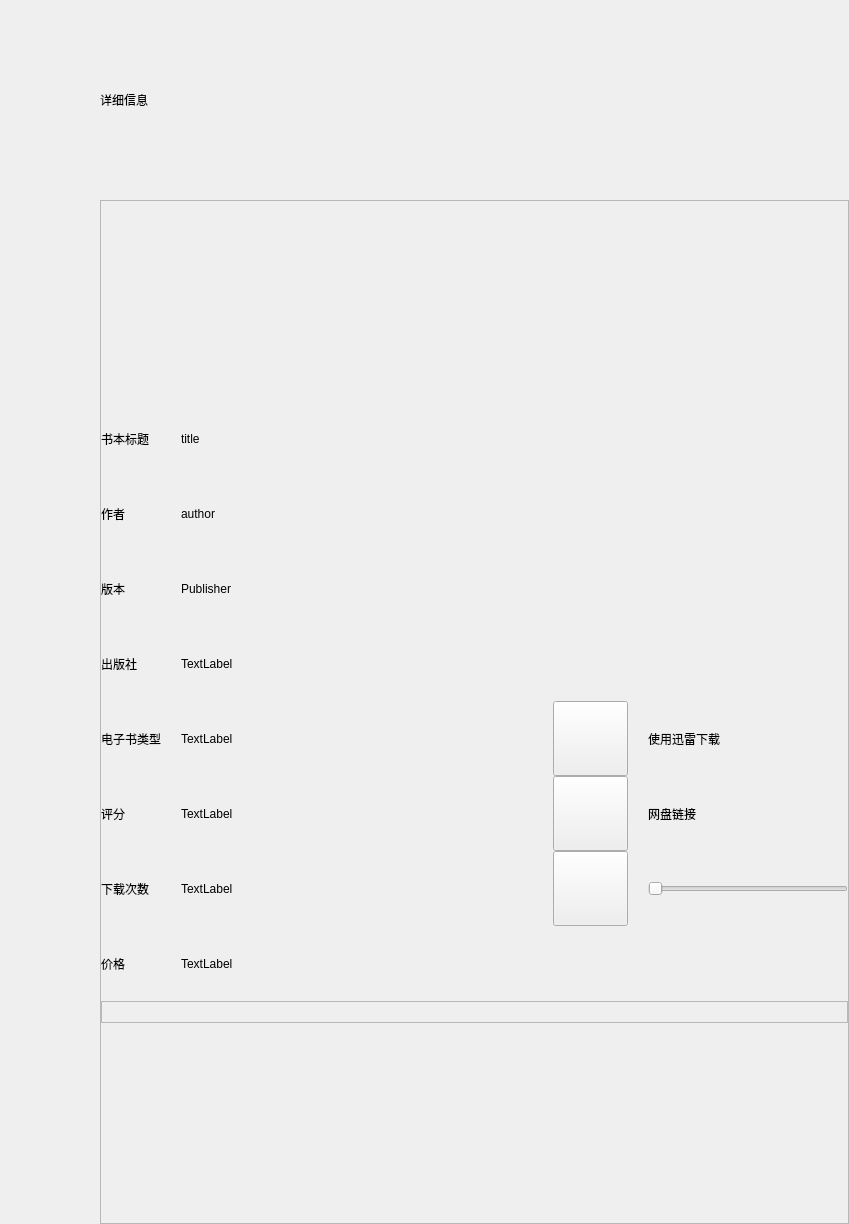
               <widget class="QWidget" name="download">
                <layout class="QGridLayout" name="gridLayout_6">
                 <property name="leftMargin">
                  <number>0</number>
                 </property>
                 <property name="topMargin">
                  <number>0</number>
                 </property>
                 <property name="rightMargin">
                  <number>0</number>
                 </property>
                 <property name="bottomMargin">
                  <number>0</number>
                 </property>
                 <property name="spacing">
                  <number>0</number>
                 </property>
                 <item row="0" column="0">
                  <spacer name="horizontalSpacer_4">
                   <property name="orientation">
                    <enum>Qt::Horizontal</enum>
                   </property>
                   <property name="sizeType">
                    <enum>QSizePolicy::Fixed</enum>
                   </property>
                   <property name="sizeHint" stdset="0">
                    <size>
                     <width>100</width>
                     <height>20</height>
                    </size>
                   </property>
                  </spacer>
                 </item>
                 <item row="0" column="1">
                  <widget class="QLabel" name="detail_title">
                   <property name="sizePolicy">
                    <sizepolicy hsizetype="Expanding" vsizetype="Maximum">
                     <horstretch>0</horstretch>
                     <verstretch>0</verstretch>
                    </sizepolicy>
                   </property>
                   <property name="minimumSize">
                    <size>
                     <width>300</width>
                     <height>200</height>
                    </size>
                   </property>
                   <property name="text">
                    <string>详细信息</string>
                   </property>
                  </widget>
                 </item>
                 <item row="2" column="1" rowspan="2">
                  <widget class="QFrame" name="detail">
                   <property name="frameShape">
                    <enum>QFrame::StyledPanel</enum>
                   </property>
                   <property name="frameShadow">
                    <enum>QFrame::Raised</enum>
                   </property>
                   <layout class="QGridLayout" name="gridLayout_14">
                    <property name="leftMargin">
                     <number>0</number>
                    </property>
                    <property name="topMargin">
                     <number>0</number>
                    </property>
                    <property name="rightMargin">
                     <number>0</number>
                    </property>
                    <property name="bottomMargin">
                     <number>0</number>
                    </property>
                    <property name="spacing">
                     <number>0</number>
                    </property>
                    <item row="2" column="0">
                     <spacer name="verticalSpacer_11">
                      <property name="orientation">
                       <enum>Qt::Vertical</enum>
                      </property>
                      <property name="sizeType">
                       <enum>QSizePolicy::Fixed</enum>
                      </property>
                      <property name="sizeHint" stdset="0">
                       <size>
                        <width>20</width>
                        <height>200</height>
                       </size>
                      </property>
                     </spacer>
                    </item>
                    <item row="0" column="0">
                     <layout class="QGridLayout" name="gridLayout_13">
                      <property name="horizontalSpacing">
                       <number>20</number>
                      </property>
                      <property name="verticalSpacing">
                       <number>0</number>
                      </property>
                      <item row="8" column="3">
                       <widget class="QPushButton" name="btn_rating">
                        <property name="sizePolicy">
                         <sizepolicy hsizetype="Fixed" vsizetype="Fixed">
                          <horstretch>0</horstretch>
                          <verstretch>0</verstretch>
                         </sizepolicy>
                        </property>
                        <property name="minimumSize">
                         <size>
                          <width>75</width>
                          <height>75</height>
                         </size>
                        </property>
                        <property name="text">
                         <string/>
                        </property>
                        <property name="icon">
                         <iconset resource="source.qrc">
                          <normaloff>:/pic/icons/rate.png</normaloff>:/pic/icons/rate.png</iconset>
                        </property>
                        <property name="iconSize">
                         <size>
                          <width>50</width>
                          <height>50</height>
                         </size>
                        </property>
                       </widget>
                      </item>
                      <item row="8" column="4">
                       <widget class="QSlider" name="ratingslider">
                        <property name="sizePolicy">
                         <sizepolicy hsizetype="Fixed" vsizetype="Fixed">
                          <horstretch>0</horstretch>
                          <verstretch>0</verstretch>
                         </sizepolicy>
                        </property>
                        <property name="minimumSize">
                         <size>
                          <width>200</width>
                          <height>0</height>
                         </size>
                        </property>
                        <property name="maximum">
                         <number>500</number>
                        </property>
                        <property name="singleStep">
                         <number>10</number>
                        </property>
                        <property name="orientation">
                         <enum>Qt::Horizontal</enum>
                        </property>
                       </widget>
                      </item>
                      <item row="6" column="4">
                       <widget class="QLabel" name="lab_thunder">
                        <property name="text">
                         <string>使用迅雷下载</string>
                        </property>
                       </widget>
                      </item>
                      <item row="6" column="3">
                       <widget class="QPushButton" name="btn_thunder">
                        <property name="sizePolicy">
                         <sizepolicy hsizetype="Fixed" vsizetype="Fixed">
                          <horstretch>0</horstretch>
                          <verstretch>0</verstretch>
                         </sizepolicy>
                        </property>
                        <property name="minimumSize">
                         <size>
                          <width>75</width>
                          <height>75</height>
                         </size>
                        </property>
                        <property name="text">
                         <string/>
                        </property>
                        <property name="icon">
                         <iconset resource="source.qrc">
                          <normaloff>:/pic/icons/thunder.png</normaloff>:/pic/icons/thunder.png</iconset>
                        </property>
                        <property name="iconSize">
                         <size>
                          <width>50</width>
                          <height>50</height>
                         </size>
                        </property>
                       </widget>
                      </item>
                      <item row="2" column="0">
                       <widget class="QLabel" name="labtitle">
                        <property name="sizePolicy">
                         <sizepolicy hsizetype="Preferred" vsizetype="Fixed">
                          <horstretch>0</horstretch>
                          <verstretch>0</verstretch>
                         </sizepolicy>
                        </property>
                        <property name="minimumSize">
                         <size>
                          <width>0</width>
                          <height>75</height>
                         </size>
                        </property>
                        <property name="text">
                         <string>书本标题</string>
                        </property>
                       </widget>
                      </item>
                      <item row="4" column="0">
                       <widget class="QLabel" name="labedition">
                        <property name="sizePolicy">
                         <sizepolicy hsizetype="Preferred" vsizetype="Fixed">
                          <horstretch>0</horstretch>
                          <verstretch>0</verstretch>
                         </sizepolicy>
                        </property>
                        <property name="minimumSize">
                         <size>
                          <width>0</width>
                          <height>75</height>
                         </size>
                        </property>
                        <property name="text">
                         <string>版本</string>
                        </property>
                       </widget>
                      </item>
                      <item row="3" column="1">
                       <widget class="QLabel" name="lab_author">
                        <property name="text">
                         <string>author</string>
                        </property>
                       </widget>
                      </item>
                      <item row="3" column="0">
                       <widget class="QLabel" name="labauthor">
                        <property name="sizePolicy">
                         <sizepolicy hsizetype="Preferred" vsizetype="Fixed">
                          <horstretch>0</horstretch>
                          <verstretch>0</verstretch>
                         </sizepolicy>
                        </property>
                        <property name="minimumSize">
                         <size>
                          <width>0</width>
                          <height>75</height>
                         </size>
                        </property>
                        <property name="text">
                         <string>作者</string>
                        </property>
                       </widget>
                      </item>
                      <item row="7" column="1">
                       <widget class="QLabel" name="lab_rating">
                        <property name="text">
                         <string>TextLabel</string>
                        </property>
                       </widget>
                      </item>
                      <item row="4" column="1">
                       <widget class="QLabel" name="lab_edition">
                        <property name="text">
                         <string>Publisher</string>
                        </property>
                       </widget>
                      </item>
                      <item row="7" column="4">
                       <widget class="QLabel" name="lab_url">
                        <property name="text">
                         <string>网盘链接</string>
                        </property>
                       </widget>
                      </item>
                      <item row="8" column="0">
                       <widget class="QLabel" name="labdnld">
                        <property name="sizePolicy">
                         <sizepolicy hsizetype="Preferred" vsizetype="Fixed">
                          <horstretch>0</horstretch>
                          <verstretch>0</verstretch>
                         </sizepolicy>
                        </property>
                        <property name="minimumSize">
                         <size>
                          <width>0</width>
                          <height>75</height>
                         </size>
                        </property>
                        <property name="text">
                         <string>下载次数</string>
                        </property>
                       </widget>
                      </item>
                      <item row="6" column="1">
                       <widget class="QLabel" name="lab_etype">
                        <property name="text">
                         <string>TextLabel</string>
                        </property>
                       </widget>
                      </item>
                      <item row="0" column="1">
                       <spacer name="verticalSpacer_13">
                        <property name="orientation">
                         <enum>Qt::Vertical</enum>
                        </property>
                        <property name="sizeType">
                         <enum>QSizePolicy::Fixed</enum>
                        </property>
                        <property name="sizeHint" stdset="0">
                         <size>
                          <width>20</width>
                          <height>200</height>
                         </size>
                        </property>
                       </spacer>
                      </item>
                      <item row="5" column="0">
                       <widget class="QLabel" name="labpublisher">
                        <property name="sizePolicy">
                         <sizepolicy hsizetype="Preferred" vsizetype="Fixed">
                          <horstretch>0</horstretch>
                          <verstretch>0</verstretch>
                         </sizepolicy>
                        </property>
                        <property name="minimumSize">
                         <size>
                          <width>0</width>
                          <height>75</height>
                         </size>
                        </property>
                        <property name="text">
                         <string>出版社</string>
                        </property>
                       </widget>
                      </item>
                      <item row="7" column="3">
                       <widget class="QPushButton" name="btn_url">
                        <property name="sizePolicy">
                         <sizepolicy hsizetype="Fixed" vsizetype="Fixed">
                          <horstretch>0</horstretch>
                          <verstretch>0</verstretch>
                         </sizepolicy>
                        </property>
                        <property name="minimumSize">
                         <size>
                          <width>75</width>
                          <height>75</height>
                         </size>
                        </property>
                        <property name="text">
                         <string/>
                        </property>
                        <property name="icon">
                         <iconset resource="source.qrc">
                          <normaloff>:/pic/icons/web.png</normaloff>:/pic/icons/web.png</iconset>
                        </property>
                        <property name="iconSize">
                         <size>
                          <width>50</width>
                          <height>50</height>
                         </size>
                        </property>
                       </widget>
                      </item>
                      <item row="7" column="0">
                       <widget class="QLabel" name="labrating">
                        <property name="sizePolicy">
                         <sizepolicy hsizetype="Preferred" vsizetype="Fixed">
                          <horstretch>0</horstretch>
                          <verstretch>0</verstretch>
                         </sizepolicy>
                        </property>
                        <property name="minimumSize">
                         <size>
                          <width>0</width>
                          <height>75</height>
                         </size>
                        </property>
                        <property name="text">
                         <string>评分</string>
                        </property>
                       </widget>
                      </item>
                      <item row="2" column="1">
                       <widget class="QLabel" name="lab_title">
                        <property name="text">
                         <string>title</string>
                        </property>
                       </widget>
                      </item>
                      <item row="8" column="1">
                       <widget class="QLabel" name="lab_dnld_2">
                        <property name="text">
                         <string>TextLabel</string>
                        </property>
                       </widget>
                      </item>
                      <item row="5" column="1">
                       <widget class="QLabel" name="lab_publisher">
                        <property name="text">
                         <string>TextLabel</string>
                        </property>
                       </widget>
                      </item>
                      <item row="2" column="2">
                       <spacer name="horizontalSpacer_16">
                        <property name="orientation">
                         <enum>Qt::Horizontal</enum>
                        </property>
                        <property name="sizeType">
                         <enum>QSizePolicy::Minimum</enum>
                        </property>
                        <property name="sizeHint" stdset="0">
                         <size>
                          <width>300</width>
                          <height>20</height>
                         </size>
                        </property>
                       </spacer>
                      </item>
                      <item row="6" column="0">
                       <widget class="QLabel" name="labetype">
                        <property name="text">
                         <string>电子书类型</string>
                        </property>
                       </widget>
                      </item>
                      <item row="9" column="0">
                       <widget class="QLabel" name="labprice">
                        <property name="sizePolicy">
                         <sizepolicy hsizetype="Preferred" vsizetype="Fixed">
                          <horstretch>0</horstretch>
                          <verstretch>0</verstretch>
                         </sizepolicy>
                        </property>
                        <property name="minimumSize">
                         <size>
                          <width>0</width>
                          <height>75</height>
                         </size>
                        </property>
                        <property name="text">
                         <string>价格</string>
                        </property>
                       </widget>
                      </item>
                      <item row="9" column="1">
                       <widget class="QLabel" name="lab_price">
                        <property name="text">
                         <string>TextLabel</string>
                        </property>
                       </widget>
                      </item>
                      <item row="9" column="4">
                       <widget class="QLabel" name="lab_curate">
                        <property name="text">
                         <string/>
                        </property>
                       </widget>
                      </item>
                     </layout>
                    </item>
                    <item row="1" column="0">
                     <widget class="QFrame" name="frame_8">
                      <property name="frameShape">
                       <enum>QFrame::StyledPanel</enum>
                      </property>
                      <property name="frameShadow">
                       <enum>QFrame::Raised</enum>
                      </property>
                      <layout class="QHBoxLayout" name="horizontalLayout_5">
                       <property name="spacing">
                        <number>0</number>
                       </property>
                       <property name="leftMargin">
                        <number>0</number>
                       </property>
                       <property name="topMargin">
                        <number>0</number>
                       </property>
                       <property name="rightMargin">
                        <number>0</number>
                       </property>
                       <property name="bottomMargin">
                        <number>0</number>
                       </property>
                       <item>
                        <spacer name="horizontalSpacer_17">
                         <property name="orientation">
                          <enum>Qt::Horizontal</enum>
                         </property>
                         <property name="sizeHint" stdset="0">
                          <size>
                           <width>40</width>
                           <height>20</height>
                          </size>
                         </property>
                        </spacer>
                       </item>
                      </layout>
                     </widget>
                    </item>
                   </layout>
                  </widget>
                 </item>
                </layout>
               </widget>
